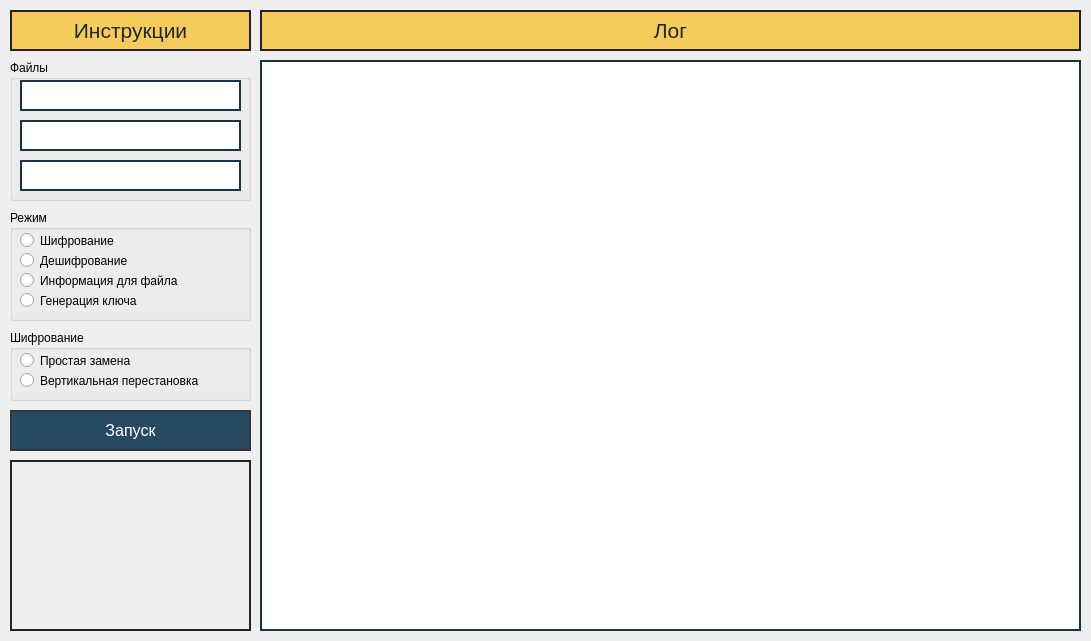
<?xml version="1.0" encoding="UTF-8"?>
<ui version="4.0">
 <class>MainWindow</class>
 <widget class="QMainWindow" name="MainWindow">
  <property name="geometry">
   <rect>
    <x>0</x>
    <y>0</y>
    <width>1091</width>
    <height>641</height>
   </rect>
  </property>
  <property name="minimumSize">
   <size>
    <width>1091</width>
    <height>641</height>
   </size>
  </property>
  <property name="maximumSize">
   <size>
    <width>1091</width>
    <height>641</height>
   </size>
  </property>
  <property name="windowTitle">
   <string>Шифровальная машина</string>
  </property>
  <widget class="QWidget" name="centralwidget">
   <widget class="QLabel" name="logLabel">
    <property name="geometry">
     <rect>
      <x>260</x>
      <y>10</y>
      <width>821</width>
      <height>41</height>
     </rect>
    </property>
    <property name="font">
     <font>
      <pointsize>16</pointsize>
      <weight>50</weight>
      <bold>false</bold>
     </font>
    </property>
    <property name="styleSheet">
     <string notr="true">QLabel#logLabel {

	background-color: #F5CB5C;
	border: 2px solid #242423;
	color: #242423;
}</string>
    </property>
    <property name="text">
     <string>Лог</string>
    </property>
    <property name="alignment">
     <set>Qt::AlignCenter</set>
    </property>
   </widget>
   <widget class="QLabel" name="instructionLabel">
    <property name="geometry">
     <rect>
      <x>10</x>
      <y>10</y>
      <width>241</width>
      <height>41</height>
     </rect>
    </property>
    <property name="font">
     <font>
      <pointsize>16</pointsize>
      <weight>50</weight>
      <bold>false</bold>
     </font>
    </property>
    <property name="styleSheet">
     <string notr="true">QLabel#instructionLabel {

	background-color: #F5CB5C;
	border: 2px solid #242423;
	color: #242423;
}</string>
    </property>
    <property name="text">
     <string>Инструкции</string>
    </property>
    <property name="alignment">
     <set>Qt::AlignCenter</set>
    </property>
   </widget>
   <widget class="QPushButton" name="developerButton">
    <property name="geometry">
     <rect>
      <x>10</x>
      <y>460</y>
      <width>241</width>
      <height>171</height>
     </rect>
    </property>
    <property name="font">
     <font>
      <pointsize>12</pointsize>
     </font>
    </property>
    <property name="styleSheet">
     <string notr="true">QPushButton#developerButton {

	border: 2px solid #242423;
	background-image: url(:/Resources/DeveloperButton.png);
}

QPushButton#developerButton:hover {

	border: 2px solid #242423;
}

QPushButton#developerButton:pressed {

	border: 2px solid #242423;
}
</string>
    </property>
    <property name="text">
     <string/>
    </property>
   </widget>
   <widget class="QPushButton" name="enterButton">
    <property name="geometry">
     <rect>
      <x>10</x>
      <y>410</y>
      <width>241</width>
      <height>41</height>
     </rect>
    </property>
    <property name="font">
     <font>
      <pointsize>12</pointsize>
     </font>
    </property>
    <property name="styleSheet">
     <string notr="true">QPushButton#enterButton {

	background-color: #284B63;
	border: 2px solid #333533;
	color: #FFFFFF;
}

QPushButton#enterButton:hover {

	background-color: #FFFFFF;
	color: #333533;
}

QPushButton#enterButton:pressed {

	background-color: #F5CB5C;
}
</string>
    </property>
    <property name="text">
     <string>Запуск</string>
    </property>
   </widget>
   <widget class="QTextEdit" name="logTextEdit">
    <property name="geometry">
     <rect>
      <x>260</x>
      <y>60</y>
      <width>821</width>
      <height>571</height>
     </rect>
    </property>
    <property name="font">
     <font>
      <pointsize>12</pointsize>
     </font>
    </property>
    <property name="styleSheet">
     <string notr="true">QTextEdit#logTextEdit {

	border: 2px solid #1A3344;
}</string>
    </property>
   </widget>
   <widget class="QGroupBox" name="encryptionBox">
    <property name="geometry">
     <rect>
      <x>10</x>
      <y>210</y>
      <width>241</width>
      <height>111</height>
     </rect>
    </property>
    <property name="title">
     <string>Режим</string>
    </property>
    <widget class="QRadioButton" name="encryptionRB">
     <property name="geometry">
      <rect>
       <x>10</x>
       <y>20</y>
       <width>221</width>
       <height>21</height>
      </rect>
     </property>
     <property name="styleSheet">
      <string notr="true"/>
     </property>
     <property name="text">
      <string>Шифрование</string>
     </property>
    </widget>
    <widget class="QRadioButton" name="decryptionRB">
     <property name="geometry">
      <rect>
       <x>10</x>
       <y>40</y>
       <width>221</width>
       <height>21</height>
      </rect>
     </property>
     <property name="text">
      <string>Дешифрование</string>
     </property>
    </widget>
    <widget class="QRadioButton" name="fileInfoRB">
     <property name="geometry">
      <rect>
       <x>10</x>
       <y>60</y>
       <width>221</width>
       <height>21</height>
      </rect>
     </property>
     <property name="text">
      <string>Информация для файла</string>
     </property>
    </widget>
    <widget class="QRadioButton" name="keyGenerationRB">
     <property name="geometry">
      <rect>
       <x>10</x>
       <y>80</y>
       <width>221</width>
       <height>21</height>
      </rect>
     </property>
     <property name="text">
      <string>Генерация ключа</string>
     </property>
    </widget>
   </widget>
   <widget class="QGroupBox" name="groupBox_2">
    <property name="geometry">
     <rect>
      <x>10</x>
      <y>60</y>
      <width>241</width>
      <height>141</height>
     </rect>
    </property>
    <property name="title">
     <string>Файлы</string>
    </property>
    <widget class="QTextEdit" name="file1NameText">
     <property name="geometry">
      <rect>
       <x>10</x>
       <y>20</y>
       <width>221</width>
       <height>31</height>
      </rect>
     </property>
     <property name="font">
      <font>
       <pointsize>12</pointsize>
      </font>
     </property>
     <property name="styleSheet">
      <string notr="true">QTextEdit#file1NameText {

	border: 2px solid #1A3344;
}</string>
     </property>
    </widget>
    <widget class="QTextEdit" name="file2NameText">
     <property name="geometry">
      <rect>
       <x>10</x>
       <y>60</y>
       <width>221</width>
       <height>31</height>
      </rect>
     </property>
     <property name="font">
      <font>
       <pointsize>12</pointsize>
      </font>
     </property>
     <property name="styleSheet">
      <string notr="true">QTextEdit#file2NameText {

	border: 2px solid #1A3344;
}</string>
     </property>
    </widget>
    <widget class="QTextEdit" name="keyFileNameText">
     <property name="geometry">
      <rect>
       <x>10</x>
       <y>100</y>
       <width>221</width>
       <height>31</height>
      </rect>
     </property>
     <property name="font">
      <font>
       <pointsize>12</pointsize>
      </font>
     </property>
     <property name="styleSheet">
      <string notr="true">QTextEdit#keyFileNameText {

	border: 2px solid #1A3344;
}</string>
     </property>
    </widget>
   </widget>
   <widget class="QGroupBox" name="groupBox_3">
    <property name="geometry">
     <rect>
      <x>10</x>
      <y>330</y>
      <width>241</width>
      <height>71</height>
     </rect>
    </property>
    <property name="title">
     <string>Шифрование</string>
    </property>
    <widget class="QRadioButton" name="easyReplacementRB">
     <property name="geometry">
      <rect>
       <x>10</x>
       <y>20</y>
       <width>221</width>
       <height>21</height>
      </rect>
     </property>
     <property name="styleSheet">
      <string notr="true"/>
     </property>
     <property name="text">
      <string>Простая замена</string>
     </property>
    </widget>
    <widget class="QRadioButton" name="verticalPermutationRB">
     <property name="geometry">
      <rect>
       <x>10</x>
       <y>40</y>
       <width>221</width>
       <height>21</height>
      </rect>
     </property>
     <property name="text">
      <string>Вертикальная перестановка</string>
     </property>
    </widget>
   </widget>
  </widget>
 </widget>
 <resources/>
 <connections/>
</ui>
